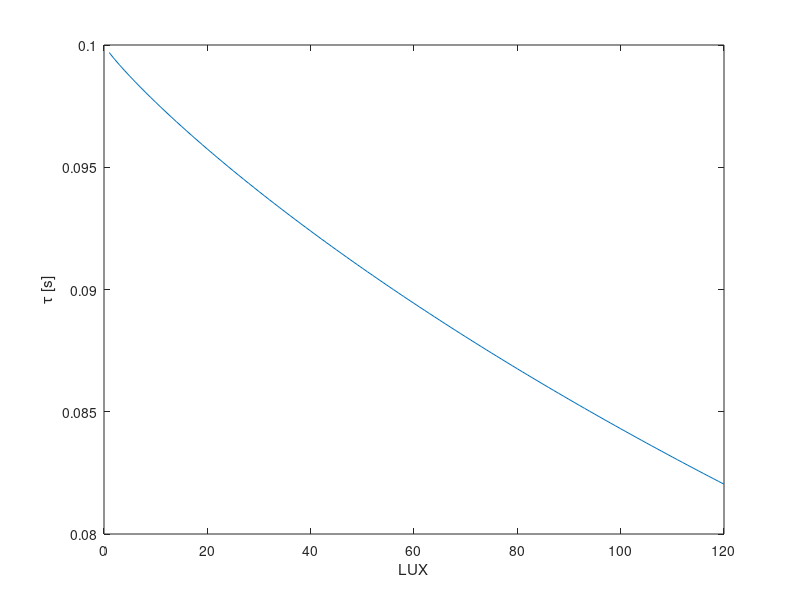

Write MATLAB code to recreate this figure. (Note: this script raises an error after producing the figure.)
clear
close all


%% Tau teórico
C = 10 * 10^-6;
R1 = 10 *10^3;
x = 0.5:0.5:60;
m = -0.89;
b =  log10(225000)-m;
R2 = 10.^(m*log10(x) + b);
Req = (R2*R1)./(R2+R1);
Tau = Req * C;
plot(Tau)
ylabel('{\tau} [s]')
xlabel('LUX')

%% Simular resposta
lumen = 100;
vf = calc_vf(lumen);
vi = 0;
t = 0:0.001:1;
tau_ = calc_tau(lumen);
v = vf - (vf - vi)*exp(-t/(tau_));
plot(t,v)


%% PLot
close all
m = -0.89;
x = 1:300;
resistance = 10.^(m*log10(x) + b);
volt = (3.3 * 10000.0) ./ (resistance + 10000.0);
plot(x, volt)


function vf= calc_vf(x)
    m = -0.88;
    b =  log10(225000)-m;
    R1 = 10 *10^3;
    R2_value = 10^(m*log10(x) + b);
    vf = 3.3 * (R1)/(R1+ R2_value);
end

function Tau= calc_tau(x)
    m = -0.88;
    b =  log10(225000)-m;
    C = 10 * 10^-6;
    R1 = 10 *10^3;
    R2_value = 10^(m*log10(x) + b);
    Req = (R2_value*R1)/(R2_value+R1);
    Tau = Req * C;
end

